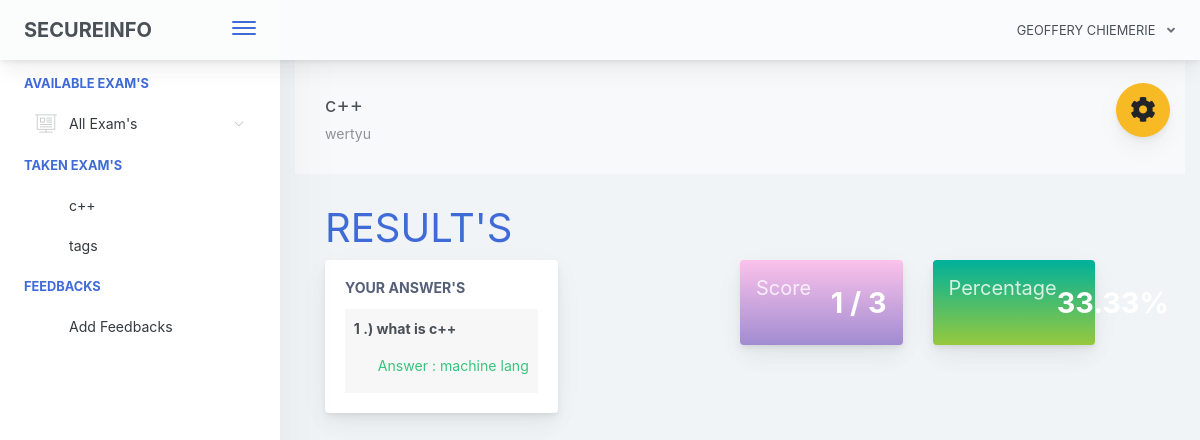
Screenshot of /login/home.php?page=result&id=24 (signed in) with the database file from the repository.
### tables this page shows
CREATE TABLE `examinee_tbl` (
  `exmne_id` int(11) NOT NULL,
  `exmne_fullname` varchar(1000) NOT NULL,
  `exmne_course` varchar(1000) NOT NULL,
  `exmne_gender` varchar(1000) NOT NULL,
  `exmne_birthdate` varchar(1000) NOT NULL,
  `exmne_year_level` varchar(1000) NOT NULL,
  `exmne_email` varchar(1000) NOT NULL,
  `exmne_password` varchar(1000) NOT NULL,
  `exmne_status` varchar(1000) NOT NULL DEFAULT 'active'
);

CREATE TABLE `exam_tbl` (
  `ex_id` int(11) NOT NULL,
  `cou_id` int(11) NOT NULL,
  `ex_title` varchar(1000) NOT NULL,
  `ex_time_limit` varchar(1000) NOT NULL,
  `ex_questlimit_display` int(11) NOT NULL,
  `ex_description` varchar(1000) NOT NULL,
  `ex_created` timestamp NOT NULL DEFAULT current_timestamp() ON UPDATE current_timestamp()
);

CREATE TABLE `exam_question_tbl` (
  `eqt_id` int(11) NOT NULL,
  `exam_id` int(11) NOT NULL,
  `exam_question` varchar(1000) NOT NULL,
  `exam_ch1` varchar(1000) NOT NULL,
  `exam_ch2` varchar(1000) NOT NULL,
  `exam_ch3` varchar(1000) NOT NULL,
  `exam_ch4` varchar(1000) NOT NULL,
  `exam_answer` varchar(1000) NOT NULL,
  `exam_status` varchar(1000) NOT NULL DEFAULT 'active'
);

CREATE TABLE `exam_answers` (
  `exans_id` int(11) NOT NULL,
  `axmne_id` int(11) NOT NULL,
  `exam_id` int(11) NOT NULL,
  `quest_id` int(11) NOT NULL,
  `exans_answer` varchar(1000) NOT NULL,
  `exans_status` varchar(1000) NOT NULL DEFAULT 'new',
  `exans_created` timestamp NOT NULL DEFAULT current_timestamp() ON UPDATE current_timestamp()
);

### login/query/selectData.php (called while the page is built, shortened)
<?php
$exmneId = $_SESSION['examineeSession']['exmne_id'];
$selExmneeData = $conn->query("SELECT * FROM examinee_tbl WHERE exmne_id='$exmneId' ")->fetch(PDO::FETCH_ASSOC);
 ?>

### login/pages/result.php (the view, shortened to what this page needs)
 <?php
    $examId = $_GET['id'];
    $selExam = $conn->query("SELECT * FROM exam_tbl WHERE ex_id='$examId' ")->fetch(PDO::FETCH_ASSOC);
 ?>
<div class="app-main__outer">
<div class="app-main__inner">
    <div id="refreshData">
    <div class="col-md-12">
        <div class="app-page-title">
            <div class="page-title-wrapper">
                <div class="page-title-heading">
                    <div>
                        <?php echo $selExam['ex_title']; ?>
                          <div class="page-title-subheading">
                            <?php echo $selExam['ex_description']; ?>
                          </div>
                    </div>
                </div>
            </div>
        </div>
        <div class="row col-md-12">
        	<h1 class="text-primary">RESULT'S</h1>
        </div>
        <div class="row col-md-6 float-left">
        	<div class="main-card mb-3 card">
                <div class="card-body">
                	<h5 class="card-title">Your Answer's</h5>
        			<table class="align-middle mb-0 table table-borderless table-striped table-hover" id="tableList">
                    <?php
                    	$selQuest = $conn->query("SELECT * FROM exam_question_tbl eqt INNER JOIN exam_answers ea ON eqt.eqt_id = ea.quest_id WHERE eqt.exam_id='$examId' AND ea.axmne_id='$exmneId' AND ea.exans_status='new' ");
                    	$i = 1;
                    	while ($selQuestRow = $selQuest->fetch(PDO::FETCH_ASSOC)) { ?>
                    		<tr>
                    			<td>
                    				<b><p><?php echo $i++; ?> .) <?php echo $selQuestRow['exam_question']; ?></p></b>
                    				<label class="pl-4 text-success">
                    					Answer :
                    					<?php
                    						if($selQuestRow['exam_answer'] != $selQuestRow['exans_answer'])
                    						{ ?>
                    							<span style="color:red"><?php echo $selQuestRow['exans_answer']; ?></span>
                    						<?PHP }
                    						else
                    						{ ?>
                    							<span class="text-success"><?php echo $selQuestRow['exans_answer']; ?></span>
                    						<?php }
                    					 ?>
                    				</label>
                    			</td>
                    		</tr>
                    	<?php }
                     ?>
	                 </table>
                </div>
            </div>
        </div>
        <div class="col-md-6 float-left">
        	<div class="col-md-6 float-left">
        	<div class="card mb-3 widget-content bg-night-fade">
                <div class="widget-content-wrapper text-white">
                    <div class="widget-content-left">
                        <div class="widget-heading"><h5>Score</h5></div>
                        <div class="widget-subheading" style="color: transparent;">/</div>
                    </div>
                    <div class="widget-content-right">
                        <div class="widget-numbers text-white">
                            <?php
                                $selScore = $conn->query("SELECT * FROM exam_question_tbl eqt INNER JOIN exam_answers ea ON eqt.eqt_id = ea.quest_id AND eqt.exam_answer = ea.exans_answer  WHERE ea.axmne_id='$exmneId' AND ea.exam_id='$examId' AND ea.exans_status='new' ");
                            ?>
                            <span>
                                <?php echo $selScore->rowCount(); ?>
                                <?php
                                    $over  = $selExam['ex_questlimit_display'];
                                 ?>
                            </span> / <?php echo $over; ?>
                        </div>
                    </div>
                </div>
            </div>
        	</div>
            <div class="col-md-6 float-left">
            <div class="card mb-3 widget-content bg-happy-green">
                <div class="widget-content-wrapper text-white">
                    <div class="widget-content-left">
                        <div class="widget-heading"><h5>Percentage</h5></div>
                        <div class="widget-subheading" style="color: transparent;">/</div>
                        </div>
                        <div class="widget-content-right">
                        <div class="widget-numbers text-white">
                            <?php
                                $selScore = $conn->query("SELECT * FROM exam_question_tbl eqt INNER JOIN exam_answers ea ON eqt.eqt_id = ea.quest_id AND eqt.exam_answer = ea.exans_answer  WHERE ea.axmne_id='$exmneId' AND ea.exam_id='$examId' AND ea.exans_status='new' ");
                            ?>
                            <span>
                                <?php
                                    $score = $selScore->rowCount();
                                    $ans = $score / $over * 100;
                                    echo number_format($ans,2);
                                 ?>
                            </span>
                        </div>
                    </div>
                </div>
            </div>
            </div>
        </div>
    </div>
    </div>
</div>

### login/includes/header.php (shortened to what this page needs)
<?php
  include("conn.php");
  include("query/selectData.php");
 ?>
<!doctype html>
<html lang="en">
<head>
    <link href="./main.css" rel="stylesheet">
    <link href="css/sweetalert.css" rel="stylesheet">
</head>
<body id="body">
    <div class="app-container app-theme-white body-tabs-shadow fixed-sidebar fixed-header">
        <div class="app-header header-shadow">
            <div class="app-header__logo">
                <div class="tilt">SecureInfo</div>
                <div class="header__pane ml-auto">
                    <div>
                        <button type="button" class="hamburger close-sidebar-btn hamburger--elastic" data-class="closed-sidebar">
                            <span class="hamburger-box">
                                <span class="hamburger-inner"></span>
                            </span>
                        </button>
                    </div>
                </div>
            </div>
                <div class="app-header__content">
                <div class="app-header-right">
                    <div class="header-btn-lg pr-0">
                        <div class="widget-content p-0">
                            <div class="widget-content-wrapper">
                                <div class="widget-content-left">
                                    <div class="btn-group">
                                        <a data-toggle="dropdown" aria-haspopup="true" aria-expanded="false" class="p-0 btn">
                                            <?php
                                                echo strtoupper($selExmneeData['exmne_fullname']);
                                             ?>
                                            <i class="fa fa-angle-down ml-2 opacity-8"></i>
                                        </a>
                                    </div>
                                </div>
                            </div>
                        </div>
                    </div>        </div>
            </div>
        </div>

### login/includes/ui-theme.php (shortened to what this page needs)
<div class="ui-theme-settings">
            <button type="button" id="TooltipDemo" class="btn-open-options btn btn-warning" style="top:110px !important;">
                <i class="fa fa-cog fa-w-16 fa-spin fa-2x"></i>
            </button>
        </div>

### login/home.php (shortened to what this page needs)
<?php include("includes/header.php"); ?>
<?php include("includes/ui-theme.php"); ?>
<div class="app-main">
<?php include("includes/sidebar.php"); ?>
<?php
   @$page = $_GET['page'];
   if($page != '')
   {
     if($page == "exam")
     {
       include("pages/exam.php");
     }
     else if($page == "result")
     {
       include("pages/result.php");
     }
     else if($page == "myscores")
     {
       include("pages/myscores.php");
     }
   }
   else
   {
     include("pages/home.php");
   }
 ?>
<?php include("includes/footer.php"); ?>

### login/includes/sidebar.php (shortened to what this page needs)
<div class="app-sidebar sidebar-shadow">
        <div class="scrollbar-sidebar">
        <div class="app-sidebar__inner">
            <ul class="vertical-nav-menu">
                <li class="app-sidebar__heading">AVAILABLE EXAM'S</li>
                <li>
                <a href="#">
                     <i class="metismenu-icon pe-7s-display2"></i>
                     All Exam's
                    <i class="metismenu-state-icon pe-7s-angle-down caret-left"></i>
                </a>
                </li>
                 <li class="app-sidebar__heading">TAKEN EXAM'S</li>
                <li>
                  <?php
                    $selTakenExam = $conn->query("SELECT * FROM exam_tbl et INNER JOIN exam_attempt ea ON et.ex_id = ea.exam_id WHERE exmne_id='$exmneId' ORDER BY ea.examat_id  ");
                    if($selTakenExam->rowCount() > 0)
                    {
                        while ($selTakenExamRow = $selTakenExam->fetch(PDO::FETCH_ASSOC)) { ?>
                            <a href="home.php?page=result&id=<?php echo $selTakenExamRow['ex_id']; ?>" >
                                <?php echo $selTakenExamRow['ex_title']; ?>
                            </a>
                        <?php }
                    }
                    else
                    { ?>
                        <a href="#" class="pl-3">You are not taking exam yet</a>
                    <?php }
                   ?>
                </li>
                <li class="app-sidebar__heading">FEEDBACKS</li>
                <li>
                    <a href="#" data-toggle="modal" data-target="#feedbacksModal" >
                        Add Feedbacks
                    </a>
                </li>
            </ul>
        </div>
    </div>
</div>

### login/includes/footer.php (shortened to what this page needs)
    </div>
        </div>
    </div>
</body>
</html>

### login/includes/header.php (style rules this page uses)
.tilt { font-size: 20px; font-weight: bold; text-transform: uppercase; }

### rows the page displays
examinee_tbl: exmne_fullname "GEOFFERY CHIEMERIE"
exam_tbl: ex_title "c++", ex_description "wertyu", ex_questlimit_display "3", ex_questlimit_display "33.33"
exam_tbl: ex_title "tags"
exam_question_tbl: exam_question "what is c++", exam_answers.exans_answer "machine lang"

### other values shown
$selScore->rowCount() "1"
